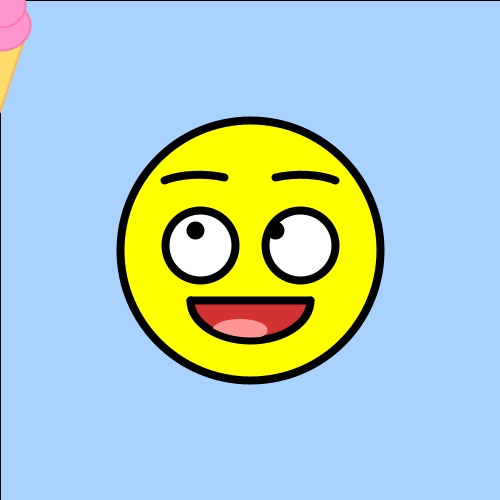
Frame 1 (no input)
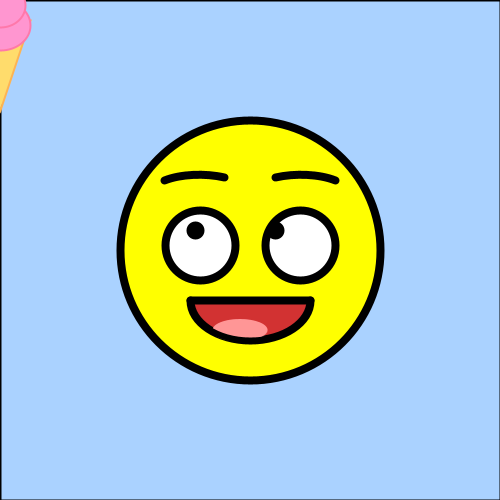
Frame 60 (the mouse pressed at the canvas centre just before this capture)
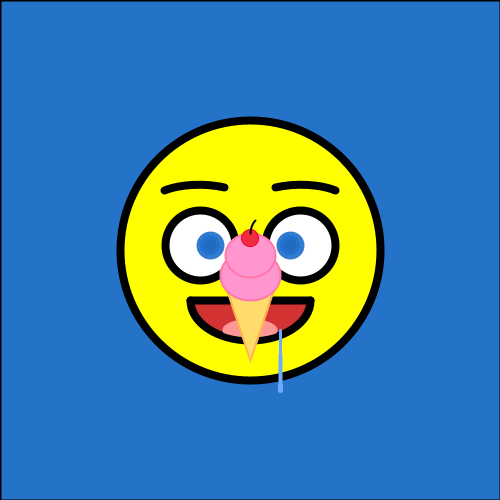
Frame 120 (the mouse held since frame 60 and released just before this capture)

The Processing sketch that drew these frames (run headless with seeded random() and noise(); from frame 60 on, the mouse is pressed at the canvas centre):

// Processing sketch: processing_123263
// ── processing_123263.pde

//Carmen Zhou
//Exercise 4_2
//November 13, 2012

//colors
int r;
int g;
int bl;
int o;

void setup() {
  size(500, 500);
  frameRate(15);
  smooth();
  noCursor();
}

void draw() {
  drawColor();
  drawFace();
  moveEyes();
  moveTongue();
  moveEyebrows();
  drawEyecolor();
  drawIceCream();
}

void drawColor(){
  r = int(random(256));
  g = int(random(256));
  bl = int(random(256));
  o = int(random(256));
  
  if (mousePressed == true) {
  fill(r,g,bl,o);
} else {
  fill(170,210,255,255);
}  
  rectMode(CORNER);
  rect(0,0,height,width);
}

void drawFace() {
  stroke(0, 0, 0, 255);
  strokeWeight(8);
  //head
  fill(255, 255, 0, 255);
  ellipse(250, 250, 260, 260);
  //eyeball
  fill(255, 255, 255, 255);
  ellipse(200, 245, 70, 70);
  ellipse(300, 245, 70, 70);
  //mouth
  fill(210, 50, 50, 255);
  arc(250, 300, 120, 80, 0, PI);
  line(190, 300, 310, 300);
}

void moveTongue() {
  //tongue
  pushMatrix();
  translate(240, 330);
  fill(255, 150, 150, 255);
  stroke(255, 150, 150, 255);
  strokeWeight(0);
  ellipse(mouseX*20/width, 0, 55, 22);
  popMatrix();

  stroke(0, 0, 0, 255);
  strokeWeight(6);
  fill(210, 50, 50, 0);
  arc(250, 300, 120, 80, 0, PI);
  line(190, 300, 310, 300);
}  

void moveEyebrows() {
  //lefteyebrow
  pushMatrix();
  translate(200, 195);
  stroke(0);
  strokeWeight(8);
  arc(0, mouseY*20/height, 100, 40, PI+QUARTER_PI, TWO_PI-THIRD_PI);
  //righteyebrow
  stroke(0);
  strokeWeight(8);
  arc(100, mouseY*20/height, 100, 40, PI+THIRD_PI, TWO_PI-QUARTER_PI);
  popMatrix();
}

void moveEyes() {
  //left eye
  pushMatrix();
  translate(195, 230);
  stroke(0, 0, 0, 255);
  fill(0);
  strokeWeight(8);
  ellipse(mouseX*30/width, mouseY*30/height, 10, 10);
  popMatrix();
  //right eye
  pushMatrix();
  translate(275, 230);
  fill(0);
  strokeWeight(8);
  ellipse(mouseX*30/width, mouseY*30/height, 10, 10);
  popMatrix();
}

void drawEyecolor(){
  if (mousePressed == true) {
  strokeWeight(8);
  stroke(r,g,bl,o);
  fill(r,g,bl,o);
  ellipse(195+mouseX*30/width, 230+mouseY*30/height, 20, 20);
  ellipse(275+mouseX*30/width, 230+mouseY*30/height, 20, 20);
//drool
  stroke(110,170,255,255);
  strokeWeight(3);
  line(280,330,280,360);
  strokeWeight(4);
  line(280,355,280,390);
  strokeWeight(5);
  line(280,385,280,390);  
} else {
  fill(0);
}
}

void drawIceCream() {
  //cone  
  translate(0, 50);
  strokeWeight(2);
  stroke(255, 180, 80, 255);
  fill(255, 220, 108, 255);
  triangle(mouseX-30, mouseY-30, mouseX+30, mouseY-30, mouseX, mouseY+60);
  //scoops
  stroke(255, 120, 170, 255);
  fill(255, 150, 208, 255);
  ellipse(mouseX, mouseY-25, 60, 50);
  ellipse(mouseX, mouseY-45, 50, 44);
  //cherry
  strokeWeight(1);
  stroke(242, 2, 26, 255);
  fill(242, 42, 66, 255);
  ellipse(mouseX, mouseY-62, 17, 17);
  //stem
  noFill();
  strokeWeight(2);
  stroke(0);
  arc(mouseX+18, mouseY-67, 35, 35, PI, PI+QUARTER_PI);
}
